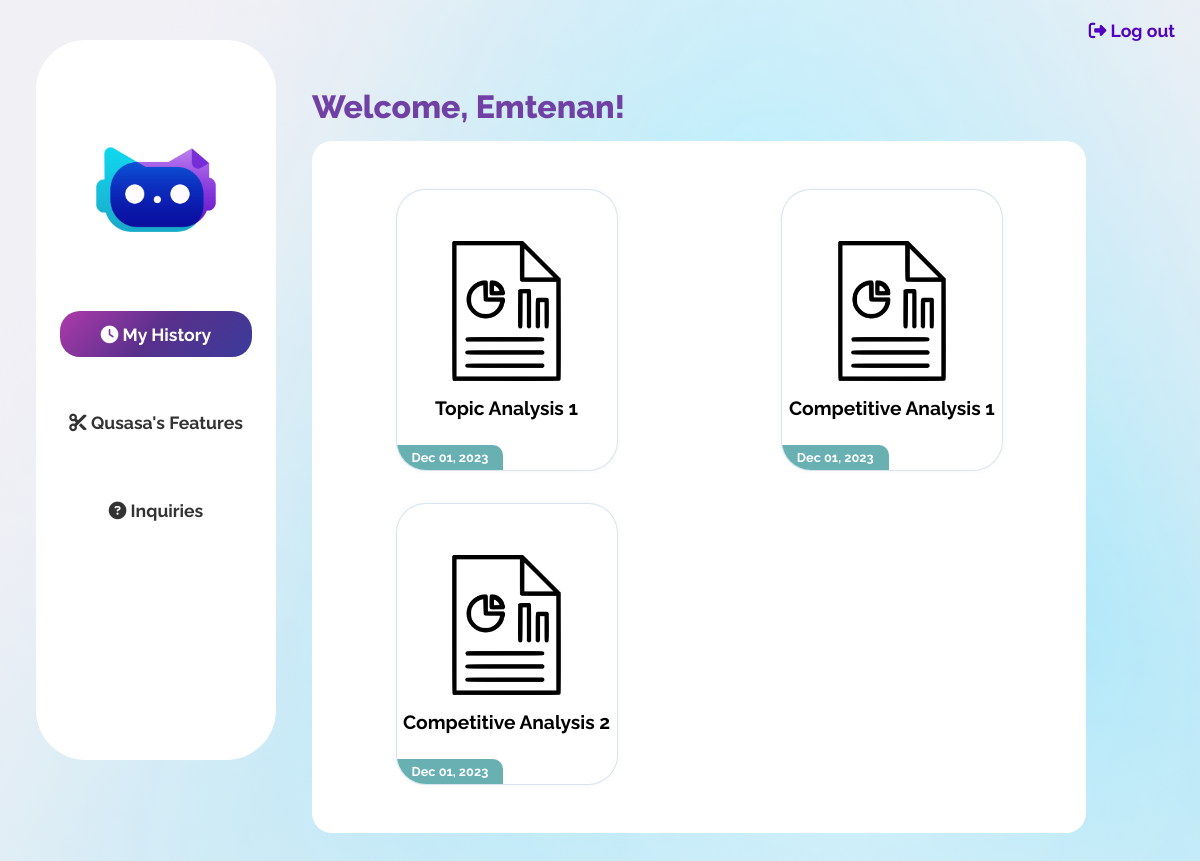
The page /base/ (signed in) on the database as committed earlier.
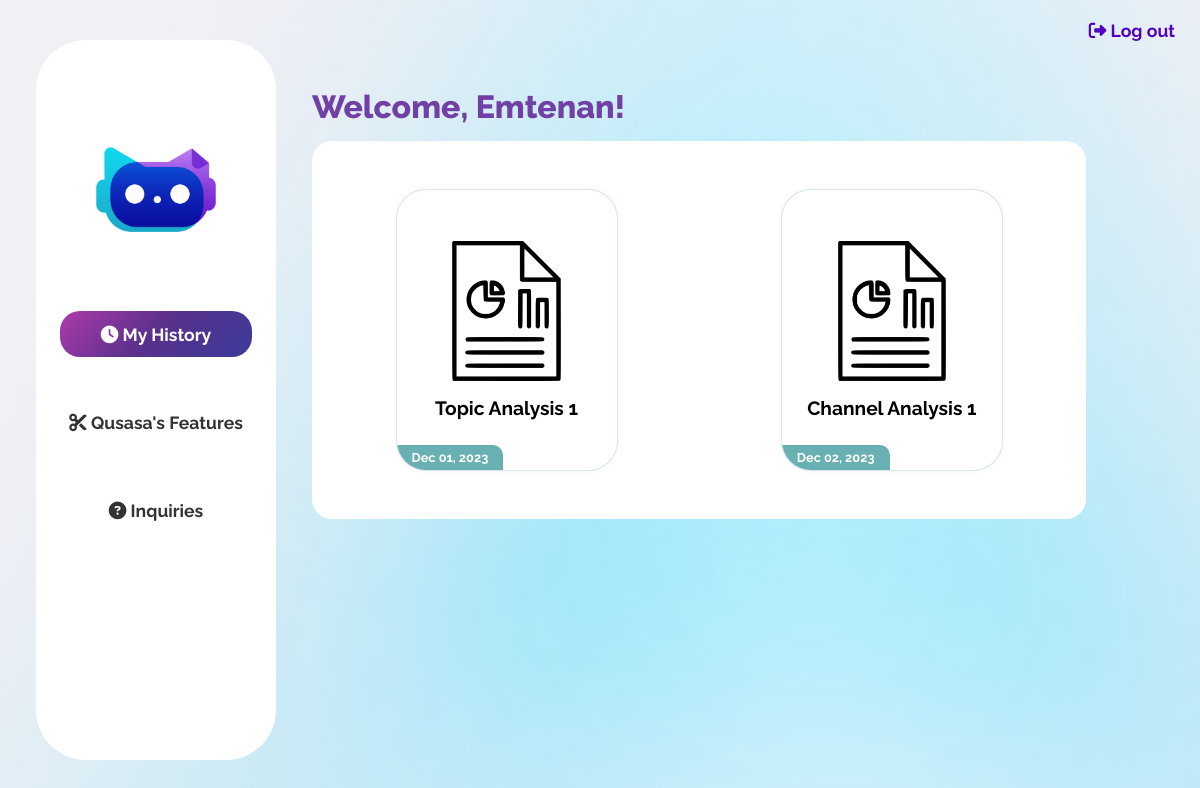
The same page on the database as committed later.
### qusasa/models.py (models this page shows, shortened)
class CustomUser(AbstractUser):
    username = None  # remove the username field
    email = models.EmailField(unique=True, verbose_name='email address')
    USERNAME_FIELD = 'email'
    REQUIRED_FIELDS = ['first_name', 'last_name']  # removes email from REQUIRED_FIELDS
    is_verified = models.BooleanField(default=False)
    email_confirmation_code = models.CharField(max_length=30, blank=True, null=True)
    objects = CustomUserManager()

class TopicAnalysisHistory(models.Model):
    user = models.ForeignKey(settings.AUTH_USER_MODEL, on_delete=models.CASCADE)
    search_query = models.CharField(max_length=200)
    order = models.CharField(max_length=50)
    region_code = models.CharField(max_length=50)
    language = models.CharField(max_length=50)
    created_at = models.DateTimeField(auto_now_add=True)

class CompetitiveAnalysisHistory(models.Model):
    user = models.ForeignKey(settings.AUTH_USER_MODEL, on_delete=models.CASCADE)
    analysis_type = models.CharField(max_length=100)
    input_text = models.CharField(max_length=2048)
    choice = models.CharField(max_length=100)
    search_query = models.CharField(max_length=2048, blank=True, null=True)
    order = models.CharField(max_length=100, blank=True, null=True)
    region_code = models.CharField(max_length=100, blank=True, null=True)
    language = models.CharField(max_length=100, blank=True, null=True)
    channel_urls = models.JSONField(blank=True, null=True)  # For storing multiple channel URLs if needed
    created_at = models.DateTimeField(auto_now_add=True)

class ChannelAnalysisHistory(models.Model):
    user = models.ForeignKey(settings.AUTH_USER_MODEL, on_delete=models.CASCADE)
    channel_url = models.URLField(max_length=2048)
    created_at = models.DateTimeField(auto_now_add=True)

### qusasa/views.py (the view)
    def wrap(request, *args, **kwargs):
        if request.user.is_verified:
            return function(request, *args, **kwargs)
        else:
            return redirect('confirm_email')

### qusasa/backend.py (called while the page is built)
    def get_user(self, user_id):
        UserModel = get_user_model()
        try:
            return UserModel.objects.get(pk=user_id)
        except UserModel.DoesNotExist:
            return None

### qusasa/views.py (called while the page is built)
def email_verified_required(function):
    def wrap(request, *args, **kwargs):
        if request.user.is_verified:
            return function(request, *args, **kwargs)
        else:
            return redirect('confirm_email')
    return wrap

### qusasa/templates/qusasa/base.html (shortened to what this page needs)
{% load static %}
<!DOCTYPE html>
<html lang="en">
<head>
    <link rel="stylesheet" href="{% static 'qusasa/css/base.css' %}">
    <link rel="stylesheet" href="{% static 'qusasa/css/cards.css' %}" />
</head>
<body>
    <a class="log-out" href="{% url 'logout' %}"><i class="fa-solid fa-right-from-bracket"></i>  Log out</a>
    {% include 'side_nav.html' %}
    <div class="content">
        <div class="welcome">
            Welcome, {{ user.first_name }}!
        </div>
        <div class="history">
            <div class="cards">
                {% if video_histories.exists or topic_histories.exists or playlist_histories.exists or channel_histories.exists or video_retrieving_histories.exists or competitive_histories.exists %}
                    {% for history in topic_histories %}
                    <article class="card">
                        <a href="{% url 'topic_analysis_detail' history.id %}">
                        <header class="card__thumb">
                            <img src="{% static 'qusasa/images/report.png' %}"/>
                            <div class="feature-name">
                                    Topic Analysis {{ forloop.counter }}
                            </div>
                        </header>
                        <div class="card__body">
                            <div class="card__category youtube">{{ history.created_at|date:"M d, Y" }}</div>
                        </div>
                    </a>
                    </article>
                    {% endfor %}
                    {% for history in channel_histories %}
                    <article class="card">
                        <a href="{% url 'channel_analysis_detail' history.id %}">
                        <header class="card__thumb">
                            <img src="{% static 'qusasa/images/report.png' %}"/>
                            <div class="feature-name">
                                    Channel Analysis {{ forloop.counter }}
                            </div>
                        </header>
                        <div class="card__body">
                            <div class="card__category youtube">{{ history.created_at|date:"M d, Y" }}</div>
                        </div>
                    </a>
                    </article>
                    {% endfor %}
                    {% for history in competitive_histories %}
                    <article class="card">
                        <a href="{% url 'competitive_analysis_detail' history.id %}">
                        <header class="card__thumb">
                            <img src="{% static 'qusasa/images/report.png' %}"/>
                            <div class="feature-name">
                                    Competitive Analysis {{ forloop.counter }}
                            </div>
                        </header>
                        <div class="card__body">
                            <div class="card__category youtube">{{ history.created_at|date:"M d, Y" }}</div>
                        </div>
                    </a>
                    </article>
                    {% endfor %}
                {% endif %}
            </div>
        </div>
    </div>
</body>
</html>

### qusasa/templates/side_nav.html (shortened to what this page needs)
{% load static %}
{% with current_url=request.resolver_match.url_name %}
<div class="side-nav">
    <div class="side-nav-container">
      <img src="{% static 'qusasa/images/Qusasa end.png' %}" alt="" />
      <a class="el" href="{% url 'base'%}" {% if current_url == 'base' %}id="el-current"{% endif %} ><i class="fa-solid fa-clock"></i> My History</a>
      <a class="el" href="{%url 'wFeature'%}" {% if current_url == 'wFeature' or current_url == 'InstagramFeat' or current_url == 'YouTubeFeat'%} id="el-current" {% endif %} ><i class="fa-solid fa-scissors"></i> Qusasa's Features</a>
      <a class="el" ><i class="fa-solid fa-circle-question"></i> Inquiries</a>
    </div>
  </div>
  {% endwith %}

### qusasa/static/qusasa/css/base.css (style rules this page uses)
html { width: 100%; margin: 0; padding: 0; background: #f0f0f5; background-repeat: no-repeat; background-attachment: fixed; font-family: 'Raleway', sans-serif; color: white; }
body { min-height: 100%; height: 100%; width: 100%; margin: 0; padding: 0; background-image: url("static/images/Frame 2.png"); background-repeat: no-repeat; background-attachment: fixed; display: flex; flex-direction: row; min-height: 100vh; justify-content: stretch; align-items: start; align-content: start; justify-items: start; }
a { text-decoration: none; }
.side-nav { min-height: 100vh; height: 100vh; width: 20%; color: black; display: flex; flex-direction: column; justify-content: center; align-content: center; align-items: center; flex-wrap: wrap; text-align: center; padding: 0 3%; margin: 0; }
.side-nav-container { margin: 0; height: 90%; width: 100%; background: white; border-radius: 50px; display: flex; flex-direction: column; align-items: center; }
.side-nav .side-nav-container img { max-height: 100px; margin-top: 100px; margin-bottom: 50px; }
.side-nav .side-nav-container .el { width: 80%; padding: 10px; font-size: 1.1rem; font-weight: 700; margin: 1.3rem 0; padding: 0.8rem 0; border-radius: 20px; cursor: pointer; transition: ease 0.2s; color: #333; }
#el-current { background: linear-gradient(-45deg, #3b3b9a, #58308c, #ae3aaa); color: white; transition: ease 0.2s; }
.log-out { color: #5300c0; cursor: pointer; transition: ease 0.2s; font-size: 1.1rem; font-weight: 700; position: absolute; top: 20px; right: 25px; }
.content { min-height: 90%; width: 30vw; display: flex; flex-direction: column; justify-content: flex-start; align-items: flex-start; flex: 1; padding-top: 5vh; }
.content .welcome { color:rgb(112, 64, 164); font-size: 2rem; font-weight: 800; padding: 3rem 0; width: 100%; }
.content .history { background-color: white; border-radius: 20px; color: #0B0B25; width: 80%; padding: 2rem; font-weight: 700; font-size: 1.2rem; }
.content .welcome { padding-bottom: 1rem; }

### qusasa/static/qusasa/css/cards.css (style rules this page uses)
.content { margin-bottom: 50vh; }
.content .welcome { padding-bottom: 1rem; }
.content .history { display: flex; flex-direction: row; flex-wrap: wrap; justify-content:center; align-items: center; }
.cards { display: flex; flex-direction: row; flex-wrap: wrap; justify-content:space-between; align-items: center; width: 90%; }
.card { cursor: pointer; margin: 1rem; width: 220px; height: 280px; background-color: #fff; box-shadow: 0 0 5px rgba(95, 95, 95, 0.058); overflow: hidden; -webkit-transition: box-shadow 0.5s; transition: box-shadow 0.5s; font-family: 'Raleway'; border-radius: 30px; border: solid 1px rgba(176, 202, 224, 0.495); }
article:last-child { align-self: flex-start; justify-self: flex-start; }
.card a { color: inherit; text-decoration: none; }
.card__thumb { height: 100%; overflow: hidden; -webkit-transition: height 0.5s; transition: height 0.5s; border-radius: 30px; display: flex; align-items: center; justify-content: center; flex-direction: column; }
.card a { height: 100%; width: 100%; }
.card__thumb img { max-width: 80%; max-height: 50%; display: block; margin: 0; padding: 0; opacity: 1; -webkit-transform: scale(1); transform: scale(1); -webkit-transition: opacity 0.5s, -webkit-transform 0.5s; transition: opacity 0.5s, -webkit-transform 0.5s; transition: opacity 0.5s, transform 0.5s; transition: opacity 0.5s, transform 0.5s, -webkit-transform 0.5s; }
.feature-name { background-color: white; color: black; transition-duration: 0.5s; margin-top: 1rem; }
.card__body { position: relative; height: 100%; -webkit-transition: height 0.5s; transition: 0.5s; padding: 2rem; }
.card__category { position: absolute; top: -25px; left: 0; height: 25px; padding: 0 15px; background-color: rgba(68, 157, 160, 0.804); color: #fff; font-size: 0.8rem; line-height: 25px; border-radius: 0px 10px 0px 0px; }

Rows that differ between the two databases and show on the page:
removed CompetitiveAnalysisHistory: created_at "Dec 01, 2023"
removed CompetitiveAnalysisHistory: created_at "Dec 01, 2023"
added ChannelAnalysisHistory: created_at "Dec 02, 2023"
